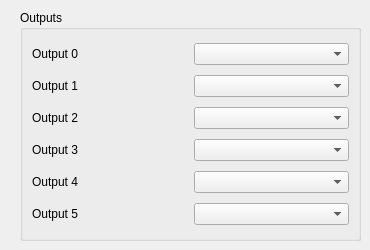
      <widget class="QWidget" name="outputs">
       <attribute name="title">
        <string>Outputs</string>
       </attribute>
       <widget class="QGroupBox" name="gridGroupBox">
        <property name="geometry">
         <rect>
          <x>20</x>
          <y>10</y>
          <width>341</width>
          <height>231</height>
         </rect>
        </property>
        <property name="title">
         <string>Outputs</string>
        </property>
        <layout class="QGridLayout" name="gridLayout_45">
         <item row="0" column="1">
          <widget class="QComboBox" name="output_0"/>
         </item>
         <item row="3" column="1">
          <widget class="QComboBox" name="output_3"/>
         </item>
         <item row="0" column="0">
          <widget class="QLabel" name="label_22">
           <property name="text">
            <string>Output 0</string>
           </property>
          </widget>
         </item>
         <item row="1" column="0">
          <widget class="QLabel" name="label_23">
           <property name="text">
            <string>Output 1</string>
           </property>
          </widget>
         </item>
         <item row="1" column="1">
          <widget class="QComboBox" name="output_1"/>
         </item>
         <item row="4" column="1">
          <widget class="QComboBox" name="output_4"/>
         </item>
         <item row="2" column="1">
          <widget class="QComboBox" name="output_2"/>
         </item>
         <item row="5" column="1">
          <widget class="QComboBox" name="output_5"/>
         </item>
         <item row="2" column="0">
          <widget class="QLabel" name="label_24">
           <property name="text">
            <string>Output 2</string>
           </property>
          </widget>
         </item>
         <item row="3" column="0">
          <widget class="QLabel" name="label_25">
           <property name="text">
            <string>Output 3</string>
           </property>
          </widget>
         </item>
         <item row="4" column="0">
          <widget class="QLabel" name="label_26">
           <property name="text">
            <string>Output 4</string>
           </property>
          </widget>
         </item>
         <item row="5" column="0">
          <widget class="QLabel" name="label_293">
           <property name="text">
            <string>Output 5</string>
           </property>
          </widget>
         </item>
        </layout>
       </widget>
      </widget>
